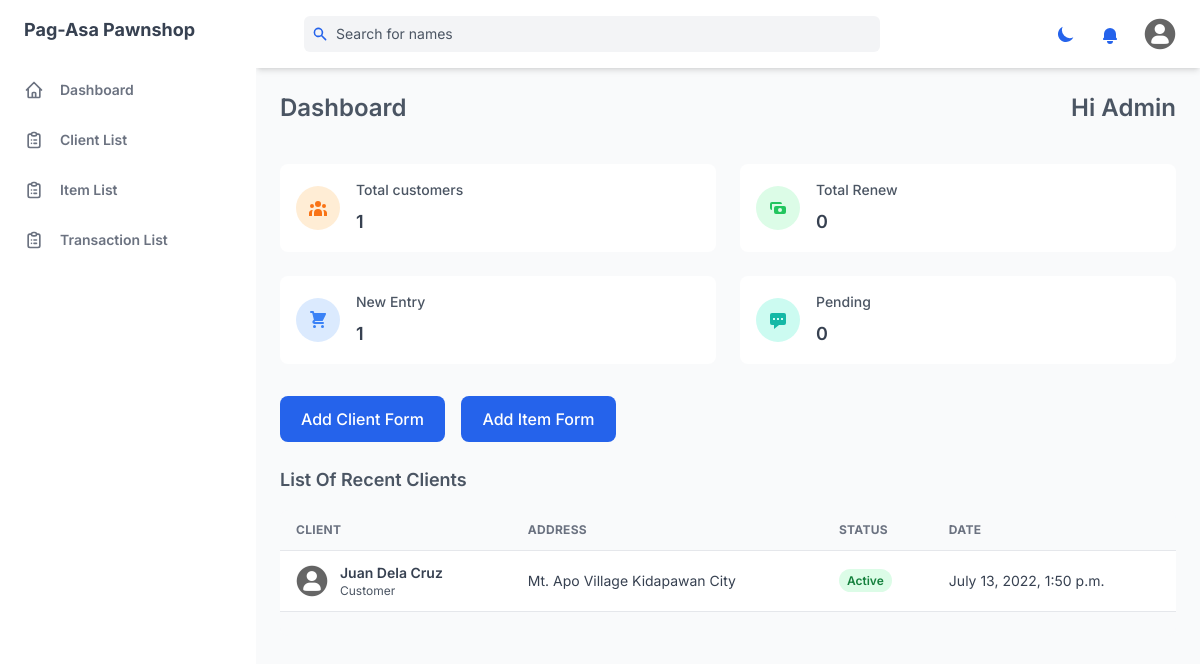
The app's page /dashboard/ (signed in), older data.
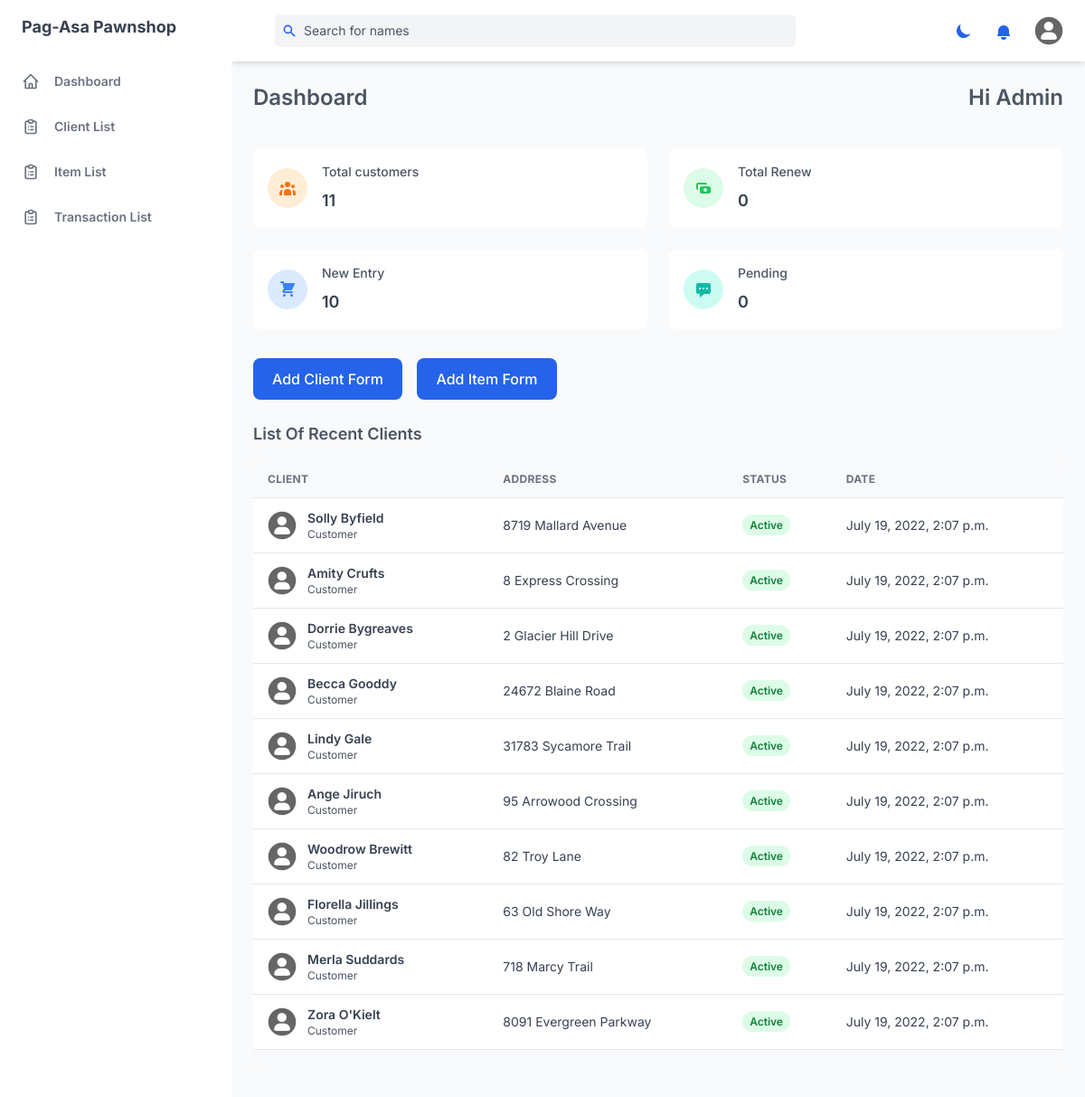
The same page, newer data.
### management_system/models.py (models this page shows, shortened)
class Client(models.Model):
    CLIENT_STATUS =  [
    ('active', 'Active'),
    ('inactive', 'Inactive'),
    ]
    first_name = models.CharField(max_length=255)
    last_name = models.CharField(max_length=255)
    middle_name = models.CharField(max_length=255, null=True, blank=True)
    address = models.TextField(max_length=500)
    contact_number = models.IntegerField()
    email_address = models.CharField(max_length=255, blank=True, null=True)
    status = models.CharField(max_length=10, choices=CLIENT_STATUS, default='active')
    created = models.DateTimeField(auto_now_add=True)
    updated = models.DateTimeField(auto_now=True)

### management_system/views.py (the view)
class DashboardView(LoginRequiredMixin, View):
    def get(self, request):
        clients = Client.objects.all().order_by('-created')[:10]
        count = Client.objects.all().count()
        new = Transaction.objects.filter(status='New').count()
        pending = Transaction.objects.filter(status='Pending').count()
        renew = Transaction.objects.filter(status='Renew').count()
        to_pending = pending_check(Transaction)
        context = {
            'clients': clients,
            'count': count,
            'new': new,
            'pending': pending,
            'total_renew': renew,
        }
        return render(request, 'index.html', context)

### templates/index.html
{% extends 'base.html' %}
{% block content %}
<div>
    <div id="content" class="htmx-list">
        <div class="flex justify-between">
            <h2 class="mt-6 mb-4 text-2xl font-semibold text-gray-600 dark:text-gray-300">Dashboard</h2>
            <h2 class="mt-6 mb-4 text-2xl font-semibold text-gray-600 dark:text-gray-300">Hi {{ user.username|title }}</h2>
        </div>
        {% include 'components/cards.html' %}
        {% include 'components/cta_buttons.html' %}
        {% include 'components/tables.html' %}
    </div>
</div>
{% endblock %}

### templates/base.html (shortened to what this page needs)
{% load static %}
<!DOCTYPE html>
<html :class="{'dark': dark }" x-data="data()" lang="en">
  <head>
    <link rel="stylesheet" href="{% static 'css/tailwind.output.css' %}" media="all" />
    <link rel="stylesheet" href="{% static 'css/htmx.css' %}" media="all" />
    <link rel="stylesheet" href="{% static 'css/print.css'%}" media="print">
  </head>
  <body>
    <div
      class="flex h-screen bg-gray-50 dark:bg-gray-900"
      :class="{ 'overflow-hidden': isSideMenuOpen}"
    >
      <aside
        id="desktop-sidebar"
        class="z-20 flex-shrink-0 hidden w-64 overflow-y-auto bg-white dark:bg-gray-800 md:block"
      >
        <div class="py-4 text-gray-500 dark:text-gray-400">
          <a
            class="ml-6 text-lg font-bold text-gray-700 dark:text-gray-200"
            href="{% url 'dashboard' %}"
          >
            Pag-Asa Pawnshop
          </a>
          <ul class="mt-6">
            <li class="relative px-6 py-3">
              <a
                class="inline-flex items-center w-full text-sm font-semibold transition-colors duration-150 hover:text-gray-800 dark:hover:text-gray-200"
                href="{% url 'dashboard' %}"
                hx-boost="true"
                hx-indicator="#my-indicator"
              >
                <svg
                  class="w-5 h-5"
                  aria-hidden="true"
                  fill="none"
                  stroke-linecap="round"
                  stroke-linejoin="round"
                  stroke-width="2"
                  viewBox="0 0 24 24"
                  stroke="currentColor"
                >
                  <path
                    d="M3 12l2-2m0 0l7-7 7 7M5 10v10a1 1 0 001 1h3m10-11l2 2m-2-2v10a1 1 0 01-1 1h-3m-6 0a1 1 0 001-1v-4a1 1 0 011-1h2a1 1 0 011 1v4a1 1 0 001 1m-6 0h6"
                  ></path>
                </svg>
                <span class="ml-4">Dashboard</span>
              </a>
            </li>
          </ul>
          <ul>
            <li class="relative px-6 py-3">
              <a
                class="inline-flex items-center w-full text-sm font-semibold transition-colors duration-150 hover:text-gray-800 dark:hover:text-gray-200"
                href="{% url 'all_client_list' %}"
                hx-boost="true"
                hx-indicator="#my-indicator"
              >
                <span class="ml-4">Client List</span>
              </a>
            </li>
            <li class="relative px-6 py-3">
              <a
                class="inline-flex items-center w-full text-sm font-semibold transition-colors duration-150 hover:text-gray-800 dark:hover:text-gray-200"
                href="{% url 'all_item_list' %}"
                hx-boost="true"
                hx-indicator="#my-indicator"
              >
                <span class="ml-4">Item List</span>
              </a>
            </li>
            <li class="relative px-6 py-3">
              <a
                class="inline-flex items-center w-full text-sm font-semibold transition-colors duration-150 hover:text-gray-800 dark:hover:text-gray-200"
                href="{% url 'all_transaction_list' %}"
                hx-boost="true"
                hx-indicator="#my-indicator"
              >
                <span class="ml-4">Transaction List</span>
              </a>
            </li>
          </ul>
        </div>
      </aside>
      <div id="mobile-backdrop" class="flex flex-col flex-1">
        <header id="header-hidden" class="z-10 py-4 bg-white shadow-md dark:bg-gray-800">
          <div
            class="container flex items-center justify-between h-full px-6 mx-auto text-purple-600 dark:text-purple-300"
          >
            <div id="search-bar" class="flex justify-center flex-1 lg:mr-32">
              <div
                class="relative w-full max-w-xl mr-6 focus-within:text-purple-500"
              >
              <form action="{% url 'search_result' %}" method="GET" hx-boost="true" hx-indicator="#my-indicator">
                <div class="absolute inset-y-0 flex items-center pl-2">
                  <svg
                    class="w-4 h-4 text-blue-600 dark:text-gray-400"
                    aria-hidden="true"
                    fill="currentColor"
                    viewBox="0 0 20 20"
                  >
                    <path
                      fill-rule="evenodd"
                      d="M8 4a4 4 0 100 8 4 4 0 000-8zM2 8a6 6 0 1110.89 3.476l4.817 4.817a1 1 0 01-1.414 1.414l-4.816-4.816A6 6 0 012 8z"
                      clip-rule="evenodd"
                    ></path>
                  </svg>
                </div>
                <input
                  class="w-full pl-8 pr-2 text-sm text-gray-700 placeholder-gray-600 bg-gray-100 border-0 rounded-md dark:placeholder-gray-500 dark:focus:shadow-outline-gray dark:focus:placeholder-gray-600 dark:bg-gray-700 dark:text-gray-200 focus:placeholder-gray-500 focus:bg-white focus:border-purple-300 focus:outline-none focus:shadow-outline-purple form-input"
                  type="text"
                  name="q"
                  placeholder="Search for names"
                  aria-label="Search"
                />
              </form>
              </div>
            </div>
            <ul class="flex items-center flex-shrink-0 space-x-6">
              <li class="flex">
                <button
                  class="rounded-md focus:outline-none focus:shadow-outline-purple"
                  @click="toggleTheme"
                  aria-label="Toggle color mode"
                >
                  <template x-if="!dark">
                    <svg
                      class="w-5 h-5 text-blue-600"
                      aria-hidden="true"
                      fill="currentColor"
                      viewBox="0 0 20 20"
                    >
                      <path
                        d="M17.293 13.293A8 8 0 016.707 2.707a8.001 8.001 0 1010.586 10.586z"
                      ></path>
                    </svg>
                  </template>
                </button>
              </li>
              <li class="relative">
                <button
                  class="relative align-middle rounded-md focus:outline-none focus:shadow-outline-purple"
                  @click="toggleNotificationsMenu"
                  @keydown.escape="closeNotificationsMenu"
                  aria-label="Notifications"
                  aria-haspopup="true"
                >
                  <svg
                    class="w-5 h-5 text-blue-600 dark:text-gray-400"
                    aria-hidden="true"
                    fill="currentColor"
                    viewBox="0 0 20 20"
                  >
                    <path
                      d="M10 2a6 6 0 00-6 6v3.586l-.707.707A1 1 0 004 14h12a1 1 0 00.707-1.707L16 11.586V8a6 6 0 00-6-6zM10 18a3 3 0 01-3-3h6a3 3 0 01-3 3z"
                    ></path>
                  </svg>
                </button>
              </li>
              <li class="relative">
                <button
                  class="align-middle rounded-full focus:shadow-outline-purple focus:outline-none"
                  @click="toggleProfileMenu"
                  @keydown.escape="closeProfileMenu"
                  aria-label="Account"
                  aria-haspopup="true"
                >
                  <img
                    class="object-cover w-8 h-8 rounded-full"
                    src="{% static 'assets/img/default.png'%}"
                    alt=""
                    aria-hidden="true"
                  />
                </button>
              </li>
            </ul>
          </div>
        </header>
        <main class="h-full pb-16 overflow-y-auto">
          <div class="container relative grid px-6 mx-auto">
            {% block content %} {% endblock %}
          </div>
        </main>
      </div>
    </div>
  </body>
</html>

### templates/components/cards.html (shortened to what this page needs)
<div class="mt-6">
   <div class="grid gap-6 mb-8 md:grid-cols-2 xl:grid-cols-4">
     <div
       class="flex items-center p-4 bg-white rounded-lg shadow-xs dark:bg-gray-800"
     >
       <div
         class="p-3 mr-4 text-orange-500 bg-orange-100 rounded-full dark:text-orange-100 dark:bg-orange-500"
       >
       </div>
       <div>
         <p
           class="mb-2 text-sm font-medium text-gray-600 dark:text-gray-400"
         >
           Total customers
         </p>
         <p
           class="text-lg font-semibold text-gray-700 dark:text-gray-200"
         >
           {{count}}
         </p>
       </div>
     </div>
     <div
       class="flex items-center p-4 bg-white rounded-lg shadow-xs dark:bg-gray-800"
     >
       <div
         class="p-3 mr-4 text-green-500 bg-green-100 rounded-full dark:text-green-100 dark:bg-green-500"
       >
         <svg class="w-5 h-5" fill="currentColor" viewBox="0 0 20 20">
           <path
             fill-rule="evenodd"
             d="M4 4a2 2 0 00-2 2v4a2 2 0 002 2V6h10a2 2 0 00-2-2H4zm2 6a2 2 0 012-2h8a2 2 0 012 2v4a2 2 0 01-2 2H8a2 2 0 01-2-2v-4zm6 4a2 2 0 100-4 2 2 0 000 4z"
             clip-rule="evenodd"
           ></path>
         </svg>
       </div>
       <div>
         <p
           class="mb-2 text-sm font-medium text-gray-600 dark:text-gray-400"
         >
           Total Renew
         </p>
         <p
           class="text-lg font-semibold text-gray-700 dark:text-gray-200"
         >
           {{total_renew}}
         </p>
       </div>
     </div>
     <div
       class="flex items-center p-4 bg-white rounded-lg shadow-xs dark:bg-gray-800"
     >
       <div
         class="p-3 mr-4 text-blue-500 bg-blue-100 rounded-full dark:text-blue-100 dark:bg-blue-500"
       >
       </div>
       <div>
         <p
           class="mb-2 text-sm font-medium text-gray-600 dark:text-gray-400"
         >
           New Entry
         </p>
         <p
           class="text-lg font-semibold text-gray-700 dark:text-gray-200"
         >
           {{ new }}
         </p>
       </div>
     </div>
     <div
       class="flex items-center p-4 bg-white rounded-lg shadow-xs dark:bg-gray-800"
     >
       <div
         class="p-3 mr-4 text-teal-500 bg-teal-100 rounded-full dark:text-teal-100 dark:bg-teal-500"
       >
         <svg class="w-5 h-5" fill="currentColor" viewBox="0 0 20 20">
           <path
             fill-rule="evenodd"
             d="M18 5v8a2 2 0 01-2 2h-5l-5 4v-4H4a2 2 0 01-2-2V5a2 2 0 012-2h12a2 2 0 012 2zM7 8H5v2h2V8zm2 0h2v2H9V8zm6 0h-2v2h2V8z"
             clip-rule="evenodd"
           ></path>
         </svg>
       </div>
       <div>
         <p
           class="mb-2 text-sm font-medium text-gray-600 dark:text-gray-400"
         >
           Pending
         </p>
         <p
           class="text-lg font-semibold text-gray-700 dark:text-gray-200"
         >
           {{pending}}
         </p>
       </div>
     </div>
   </div>
</div>

### templates/components/cta_buttons.html
<div class="mb-6 space-x-3">
  <a href="{% url 'client_form' %}"
     hx-boost="true"
     hx-indicator="#my-indicator"
  >
    <button
      class="px-5 py-3 font-medium leading-5 text-white transition-colors duration-150 bg-blue-600 border border-transparent rounded-lg active:bg-blue-600 hover:bg-blue-700 focus:outline-none focus:shadow-outline-blue;"
    >
      Add Client Form
    </button>
  </a>
  <a href="{% url 'item_form' %}"
     hx-boost="true"
     hx-indicator="#my-indicator"
  >
  <button
    class="px-5 py-3 font-medium leading-5 text-white transition-colors duration-150 bg-blue-600 border border-transparent rounded-lg active:bg-blue-600 hover:bg-blue-700 focus:outline-none focus:shadow-outline-blue;"
  >
    Add Item Form
  </button>
  </a>
</div>

### templates/components/tables.html
{% load static %}
<div>
  <h4 class="mb-4 text-lg font-semibold text-gray-600 dark:text-gray-300">
    List Of Recent Clients
  </h4>
  <div class="w-full mb-8 overflow-hidden rounded-lg shadow-xs">
    <div class="w-full overflow-x-auto">
      <table class="w-full whitespace-no-wrap">
        <thead>
          <tr
            class="text-xs font-semibold tracking-wide text-left text-gray-500 uppercase border-b dark:border-gray-700 bg-gray-50 dark:text-gray-400 dark:bg-gray-800"
          >
            <th class="px-4 py-3">Client</th>
            <th class="px-4 py-3">Address</th>
            <th class="px-4 py-3">Status</th>
            <th class="px-4 py-3">Date</th>
          </tr>
        </thead>
        <tbody class="bg-white divide-y dark:divide-gray-700 dark:bg-gray-800">
            {% for client in clients %}
            <tr class="text-gray-700 dark:text-gray-400">
                <td class="px-4 py-3">
                  <div class="flex items-center text-sm">
                    <div class="relative hidden w-8 h-8 mr-3 rounded-full md:block">
                      <img
                        class="object-cover w-full h-full rounded-full"
                        src="{% static 'assets/img/default.png' %}"
                        alt=""
                        loading="lazy"
                      />
                      <div
                        class="absolute inset-0 rounded-full shadow-inner"
                        aria-hidden="true"
                      ></div>
                    </div>
                    <div>
                      <a href="{% url 'client_detail' client.pk %}" hx-boost="true" hx-indicator="#my-indicator">
                        <p class="font-semibold">{{client.first_name|title}} {{client.last_name|title}}</p>
                      </a>
                      <p class="text-xs text-gray-600 dark:text-gray-400">
                        Customer
                      </p>
                    </div>
                  </div>
                </td>
                <td class="px-4 py-3 text-sm">{{client.address|title}}</td>
                <td class="px-4 py-3 text-xs">
                  <span
                    class="px-2 py-1 font-semibold leading-tight bg-green-100 rounded-full dark:text-green-100 {% if client.status == 'active'%}text-green-700 dark:bg-green-700{% else %}text-red-600 dark:bg-red-600{% endif %}"
                  >
                    {{ client.status|title }}
                  </span>
                </td>
                <td class="px-4 py-3 text-sm">{{client.created}}</td>
              </tr>
            {% endfor %}
        </tbody>
      </table>
    </div>
    <div
      class="grid px-4 py-3 text-xs font-semibold tracking-wide text-gray-500 uppercase border-t dark:border-gray-700 bg-gray-50 sm:grid-cols-9 dark:text-gray-400 dark:bg-gray-800"
    >
    </div>
  </div>
</div>

Row changes from the older to the newer data that the page shows:
removed Client: first_name "Juan", last_name "Dela Cruz", address "Mt. Apo Village Kidapawan City", status "Active", created "July 13, 2022, 1:50 p.m."
added Client: first_name "Solly", last_name "Byfield", address "8719 Mallard Avenue", status "Active", created "July 19, 2022, 2:07 p.m."
added Client: first_name "Amity", last_name "Crufts", address "8 Express Crossing", status "Active", created "July 19, 2022, 2:07 p.m."
added Client: first_name "Dorrie", last_name "Bygreaves", address "2 Glacier Hill Drive", status "Active", created "July 19, 2022, 2:07 p.m."
added Client: first_name "Becca", last_name "Gooddy", address "24672 Blaine Road", status "Active", created "July 19, 2022, 2:07 p.m."
added Client: first_name "Lindy", last_name "Gale", address "31783 Sycamore Trail", status "Active", created "July 19, 2022, 2:07 p.m."
added Client: first_name "Ange", last_name "Jiruch", address "95 Arrowood Crossing", status "Active", created "July 19, 2022, 2:07 p.m."
added Client: first_name "Woodrow", last_name "Brewitt", address "82 Troy Lane", status "Active", created "July 19, 2022, 2:07 p.m."
added Client: first_name "Florella", last_name "Jillings", address "63 Old Shore Way", status "Active", created "July 19, 2022, 2:07 p.m."
added Client: first_name "Merla", last_name "Suddards", address "718 Marcy Trail", status "Active", created "July 19, 2022, 2:07 p.m."
added Client: first_name "Zora", last_name "O'Kielt", address "8091 Evergreen Parkway", status "Active", created "July 19, 2022, 2:07 p.m."
Text that changed along with them:
{{ count }}: "1" → "11"
{{ new }}: "1" → "10"
